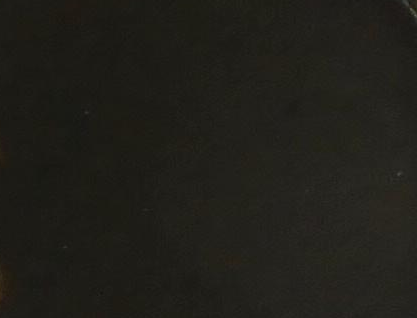
#> input picture texture swatches/388_corrected.png, 417 x 318 px; its folder holds 3 pictures in this run
$ jupyter execute --allow-errors texture_assessment.ipynb   (older library calls are emulated)
#> lines starting #> are read from the running program, lines starting #| are printed output that depends on the picture
[cell 1]
import re
import numpy as np
from skimage.feature import greycomatrix, greycoprops
from skimage.color import rgb2gray
from skimage.io import imread_collection

[cell 2]
GRAY_LEVELS = 32
D = 5 # horizontal displacement
Θ = 0 # angular displacement

image_collection = imread_collection('texture swatches/*.png')
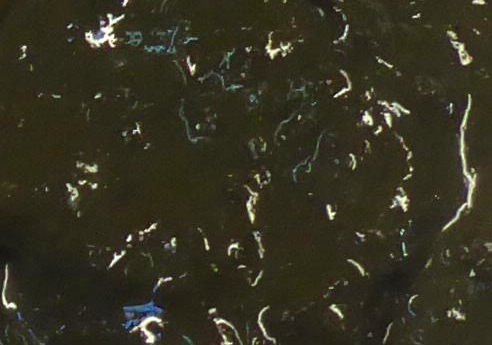
#> input picture texture swatches/389_corrected.png, 492 x 345 px
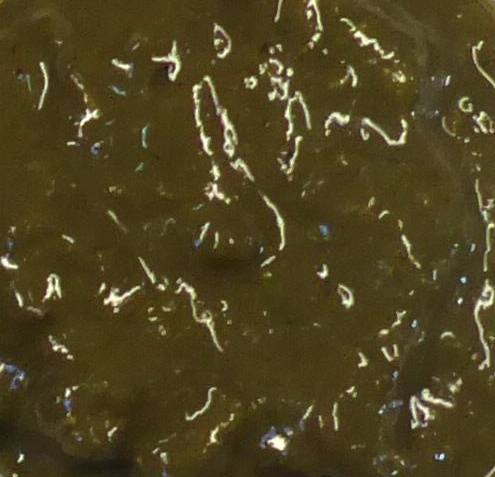
#> input picture texture swatches/390_corrected.png, 495 x 477 px
#> image_collection = 3 items
data = []

# loop through the different GLCM properties
props = ['contrast', 'dissimilarity', 'homogeneity', 'ASM', 'energy', 'correlation']

# loop through all the images
#> (the rest of this cell did not finish here and is left out)
